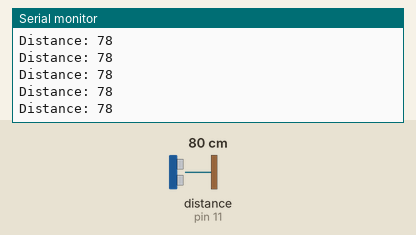
Simulated run of this sketch. Board: Arduino Uno, built with avr-gcc and run on an emulated ATmega328P. Shown: the last lines printed to the serial monitor. Wiring (inferred from the names in the program): ultrasonic range finder: trigger pin 9; echo pin 11. Inputs (shaded band) come from the test bench; at power-on: distance to the obstacle (sensor on pin 11) 80 cm. The echo pulse lasts 58.3 µs per cm.

Above: at 1.2 s.
1.3 s: distance to the obstacle (sensor on pin 11) set to 2 cm
At 2.1 s:
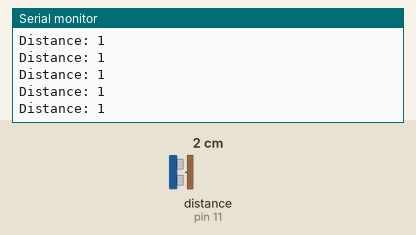
4.3 s: distance to the obstacle (sensor on pin 11) set to 120 cm
At 5.3 s:
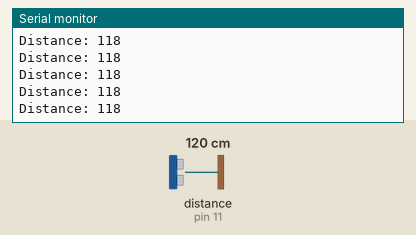
7.3 s: distance to the obstacle (sensor on pin 11) set to 4 cm
At 7.8 s:
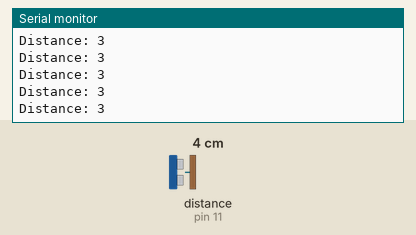
10.3 s: distance to the obstacle (sensor on pin 11) set to 18 cm
At 10.9 s:
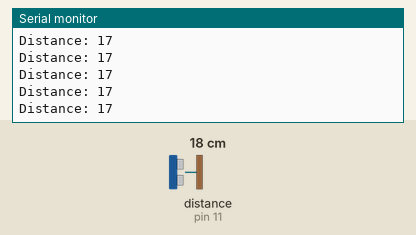
Timing chart, 0 to 13.3 s (numbered marks = the images above; inputs shaded):
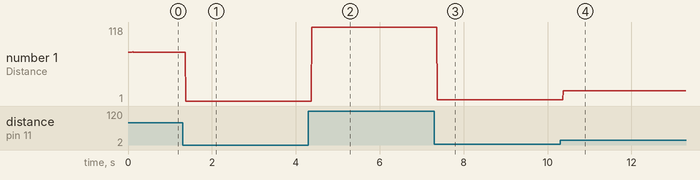

The sketch:

ultrasound.ino
```cpp
//Example: Ultrasound Sensor
const int trigPin = 9;
const int echoPin = 11;

long duration;
int distance;

void setup() {
  pinMode(trigPin, OUTPUT);
  pinMode(echoPin, INPUT);

  Serial.begin(9600);
}


void loop() {
  digitalWrite(trigPin,HIGH);
  delayMicroseconds(10);
  digitalWrite(trigPin,LOW);

  duration = pulseIn(echoPin,HIGH);


  distance = duration * .034/2;
  Serial.print("Distance: ");
  Serial.println(distance);
}
```

Measured:
- after the input at 1.3 s, the serial monitor: prints a new line after 0.07 s (image 1)
- after the input at 4.3 s, the serial monitor: prints a new line after 0.08 s (image 2)
- after the input at 7.3 s, the serial monitor: prints a new line after 0.07 s (image 3)
- after the input at 10.3 s, the serial monitor: prints a new line after 0.07 s (image 4)
- plotted number 1: 78 → 1 after the input at 1.3 s, 1 → 118 after the input at 4.3 s, 118 → 3 after the input at 7.3 s, 3 → 1 after the input at 10.3 s
